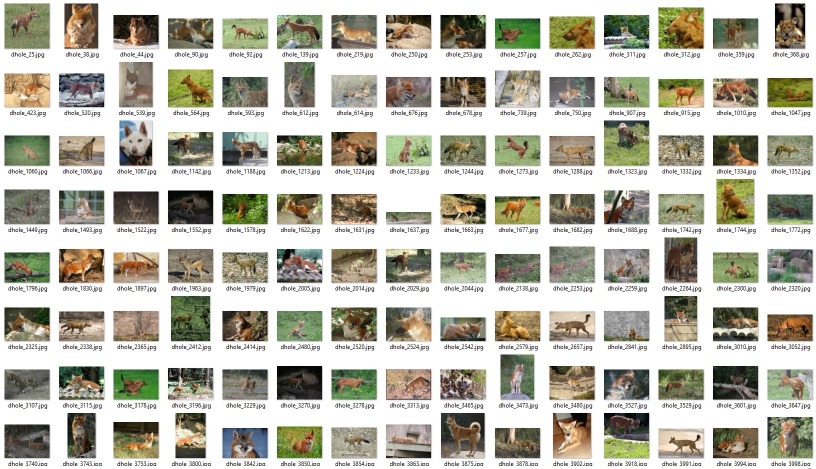
#> input picture images/dhole_dog.jpg, 1631 x 937 px, found by its file name (shown at 1/2 size); its folder holds 4 pictures in this run
$ jupyter execute --allow-errors part_2_datasets_building.ipynb   (shell and % lines are left out)   (older library calls are emulated)
#> lines starting #> are read from the running program, lines starting #| are printed output that depends on the picture; pictures that were not available may be replaced by others from this repository, and a replacement may not be noted
### functions.py
def values_to_col(myDataFrame,myColumnList,bool_with_old_col_name):
    from sklearn.feature_extraction.text import CountVectorizer
    import pandas as pd
    """
    This function goal is to treat categorical features in a pandas DataFrame
    list of columns:
    From a categorical column 'CC' which contains 'N' attributes
    [att1, att2, att3,..., attn ] we create N new vectors/features/columns :
        - row to row, if the category was present at the intersection of 'CC'
        and the row,then the value at the intersection of the row and the new
        column is 1
        - else, the value at the intersection of the row and the new column is 0
    The relation between rows and columns is kept


    RESULT : The entry DataFrame with the new categorical vectors :
    2 new columns are also created :
        - 'created_columns' : a column with a list of all the new created columns
        - 'dict_mapping' : a column with a dictionary which maps the old columns
        with the columns they generated

    PARAMS :
    - 'myDataFrame' refers to the DataFrame we interest in
    - 'myColumnList' refers to the list of columns (the list can have only one
    value but it must be a list) we want to vectorize
    - 'bool_with_old_col_name' is a boolean attribute that specify if we want to
    keep the old columns names or not :
        --> example : with old names, new columns are :
        CC_att1, CC_att2, CC_att3,..., CC_attn
        --> example : without old names : att1, att2, att3,..., attn
    """
    created_columns = []
    dict_mapping = {}
    for column in myColumnList:
        #Missing values filling
        myDataFrame[column].fillna('none', inplace=True)
        newFeatures = []
        corpus = myDataFrame[column]
        vectorizer = CountVectorizer(min_df=1,max_df=1.0)

        #Construction of the row/words Matrix
        X = vectorizer.fit_transform(corpus).toarray()
        feature_names = vectorizer.get_feature_names()

        for feature in feature_names:
            if bool_with_old_col_name==True:
                newFeatureName = '%s_%s'%(column,feature)
            else:
                newFeatureName = feature

            newFeatures.append(newFeatureName)
            created_columns.append(newFeatureName)

            if column in dict_mapping :
                dict_mapping[column].append(newFeatureName)
            else:
                dict_mapping[column] = [newFeatureName]

        #Construction of the row/words DataFrame
        myfeaturedf = pd.DataFrame(X,columns=newFeatures)
        myDataFrame = pd.concat([myDataFrame, myfeaturedf], axis=1, join_axes=[myfeaturedf.index])
        myDataFrame['created_columns']=[created_columns]*len(myDataFrame)
        myDataFrame['dict_mapping']=[dict_mapping]*len(myDataFrame)

    return myDataFrame

# [46 lines left out: functions percent_of_total, group_by_frequency, not called in this run]

def class_my_files(myPath):
    """
    This function goal is to build a dictionnary of all the files available in
    a given repository, based on the files extensionss.

    RESULT : a dictionnary which maps all files to their extensions

    PARAMS :
    - 'myPath' : the path of the repository in which you want to map files.
    """
    from os import listdir
    import re

    L_files = listdir(myPath)
    dict_extensions = {}
    extensions = [r'.csv',r'.xls$',r'.xlsx',r'.json',r'.txt',r'.p$','.jpg']

    for ext in extensions :
        regex = re.compile(ext)
        selected_files = list(filter(regex.search, L_files))

        clean_ext = re.sub('\.|\$','',ext)
        dict_extensions[clean_ext] = selected_files

    return dict_extensions

# [15 lines left out: function convert_in_list, not called in this run]

### part_2_datasets_building.ipynb
<!--NOTEBOOK_INFORMATION-->

    <p>
        **<font color='#D2691E'size="6">Projet n°7 : Indexations automatiques d'images (2/9)</font>**.
    </p>
    <p>
        Ce notebook contient les étapes de préprocessing et de définition des périmètres de train, validation et test des données du projet n°7.
    </p>

<p>
    <center>
        **<font color='	#D2691E'size="6">ROADMAP</font>**
    </center>
</p>

<p>
    <center>
        **<font color='	#D2691E'size="6">PLAN</font>**
    </center>
</p>

<p>
        **<font color='#D2691E'size="4">0) Libraries and functions import</font>**
</p>
<p>
        **<font color='#D2691E'size="4">I) Defining the train and test perimeters on a data sample</font>**
</p>
<p>
        **<font color='#D2691E'size="4">II) Mapping pictures to train, validation and test perimeters</font>**
</p>
<p>
        **<font color='#D2691E'size="4">III) Exploring the picture management and the SIFT algorithm</font>**
</p>
<p>
        **<font color='#D2691E'size="4">III.1) Displaying a picture with cv2</font>**
</p>
<p>
        **<font color='#D2691E'size="4">III.2) Generating SIFT features</font>**
</p>
<p>
        **<font color='#D2691E'size="4">III.3) Extracting SIFT features RGB values</font>**
</p>
<p>
        **<font color='#D2691E'size="4">III.4) Building a relational data structure from SIFT features</font>**
</p>
<p>
        **<font color='#D2691E'size="4">IV) Building the SIFT features for the train and test perimeters</font>**
</p>

<p>
        **<font color='#D2691E'size="4">0) Libraries and functions import</font>**
</p>

[cell 1]
import numpy as np
import matplotlib.pyplot as plt
import pandas as pd
import re
import cv2
import os
from os import listdir
import time
import pickle
from PIL import Image
from PIL.ImageOps import equalize

[cell 2]
from context import datasources_path, pickles_path

[cell 3]
from functions import values_to_col

[cell 4]
races_path = datasources_path+"Images\\"
races_path

[cell 5]
from functions import class_my_files

[cell 6]
#We can access to all the folders of pictures (each folder matches to a race) :
L_directories = listdir(races_path)
L_directories[0:5]

[cell 7]
class_my_files(races_path+'affenpinscher')

[cell 8]
#We can now build a dictionary which maps races to their corpus of pictures :
dict_race_pictures = {}
for directory in L_directories:
    dict_extensions_files = class_my_files(races_path+directory)
    dict_race_pictures[directory] = dict_extensions_files['jpg']

[cell 9]
L_races = []
for race in dict_race_pictures.keys():
    L_races.append(race)
L_races[0:5]

[cell 10]
pickle.dump(L_races,open(pickles_path+"L_races.p", "wb"))

<p>
        **<font color='#D2691E'size="4">I) Defining the train and test perimeters on a data sample</font>**
</p>

[cell 11]
#We initialize two dictionaries; each will map races to their train or test datas
dict_race_pictures_train = {}
dict_race_pictures_test = {}

[cell 12]
#Let's try an example of train/test splitting with the first race :
race = L_races[0]
dict_race_pictures_train[race] = []
dict_race_pictures_test[race] = []
dict_race_pictures[race]

[cell 13]
import random

[cell 14]
#We build a list which contains all the available indexes in the current race's folder :
n_pictures_in_race = len(dict_race_pictures[race])
L_indexes = list(range(0,n_pictures_in_race))
L_indexes

[cell 15]
#Thanks to the number of pictures included in the race, we can compute the train threshold of 75% of the data :
tmp_train_thresold = int(n_pictures_in_race*0.75)
tmp_train_thresold

[cell 16]
#And we can now randomly choose 75% of the available indexes for the race's train perimeter :
L_tmp_train_indexes = random.sample(L_indexes, tmp_train_thresold)
print("tmp_train_idexes lenght is : %s"%len(L_tmp_train_indexes))
L_tmp_train_indexes = np.sort(L_tmp_train_indexes)
L_tmp_train_indexes

[cell 17]
#The test perimeter contains all the available indexes that don't exists in the train indexes perimeter :
L_tmp_test_indexes = [index for index in L_indexes if not index in L_tmp_train_indexes]
L_tmp_test_indexes = np.sort(L_tmp_test_indexes)
L_tmp_test_indexes

[cell 18]
#With this indexes we can build a train and a test dataframe, based on the pictures related to the race
#For example for some train indexes:
some_train_indexes = list(L_tmp_train_indexes[0:10])
#We can access to the corresponding pictures
[dict_race_pictures[race][i] for i in some_train_indexes]

<p>
        **<font color='#D2691E'size="4">II) Mapping pictures to train, validation and test perimeters</font>**
</p>

[cell 19]
#We can generalize this process to all the pictures linked to all the races :
dict_data = {
    'train_data_without_validation':{},
    'train_data_with_validation':{},
    'validation_data':{},
    'test_data':{}
            }

for race in L_races :
    #train and test dictionaries building :
    dict_race_pictures_train[race] = []
    dict_race_pictures_test[race] = []
    dict_data['train_data_without_validation'][race] = []
    dict_data['train_data_with_validation'][race] = []
    dict_data['validation_data'][race] = []
    dict_data['test_data'][race] = []

    #Indexes management :
    n_pictures_in_race = len(dict_race_pictures[race])
    L_indexes = list(range(0,n_pictures_in_race))

    train_thresold = int(n_pictures_in_race*0.75)

    ##Creating the train indexes :
    L_train_indexes = random.sample(L_indexes, train_thresold)
    L_train_indexes = np.sort(L_train_indexes)


    ##Dealing with the validation indexes :
    n_pictures_in_train = len(L_train_indexes)
    val_thresold = int(n_pictures_in_train*0.25)
    ##Creating the validation indexes :
    L_val_indexes = random.sample(list(L_train_indexes), val_thresold)
    L_val_indexes = np.sort(L_val_indexes)
    L_train_with_validation_indexes = [index for index in L_train_indexes if not index in L_val_indexes]


    ##Creating the test indexes :
    L_test_indexes = [index for index in L_indexes if not index in L_train_indexes]
    L_test_indexes = np.sort(L_test_indexes)

    #We loop over all the pictures linked to the current race :
    for index in L_indexes :
        #The picture corresponding to the current index
        picture = dict_race_pictures[race][index]

        #if the current index is in the test perimeter we append it to the test dictionary
        if index in L_test_indexes:
            dict_race_pictures_test[race].append(picture)
            dict_data['test_data'][race].append(picture)

        #In the other cases the picture is a part of the (full) train perimeter :
        if index in L_train_indexes:
            dict_race_pictures_train[race].append(picture)
            dict_data['train_data_without_validation'][race].append(picture)

        #if it's only in the train data with validation perimeter :
        if index in L_train_with_validation_indexes:
            dict_data['train_data_with_validation'][race].append(picture)

        #if it's in the validation perimeter, we append it to the validation dictionary  :
        if index in L_val_indexes:
            dict_data['validation_data'][race].append(picture)

[cell 20]
dict_race_pictures_train

[cell 21]
dict_race_pictures_test

[cell 22]
pickle.dump(dict_race_pictures_train,open(pickles_path+"dict_race_pictures_train.p", "wb"))
pickle.dump(dict_race_pictures_test,open(pickles_path+"dict_race_pictures_test.p", "wb"))
pickle.dump(dict_data,open(pickles_path+"dict_data.p", "wb"))

<p>
        **<font color='#D2691E'size="4">III) Exploring the picture management and the SIFT algorithm</font>**
</p>

[cell 23]
def show_rgb_img(img):
    """Convenience function to display a typical color image"""
    return plt.imshow(cv2.cvtColor(img, cv2.CV_32S))

[cell 24]
def to_gray(color_img):
    gray = cv2.cvtColor(color_img, cv2.COLOR_BGR2GRAY)
    return gray

[cell 25]
def gen_sift_features(gray_img):
    sift = cv2.xfeatures2d.SIFT_create()
    # kp is the keypoints
    #
    # desc is the SIFT descriptors, they're 128-dimensional vectors
    # that we can use for our final features
    kp, desc = sift.detectAndCompute(gray_img, None)
    return kp, desc

[cell 26]
def show_sift_features(gray_img, color_img, kp):
    plt.figure(figsize=(10,10))
    return plt.imshow(cv2.drawKeypoints(gray_img, kp, color_img.copy()))

<p>
        **<font color='#D2691E'size="4">III.1) Displaying a picture with cv2</font>**
</p>

[cell 27]
#Let's start the process with a first example :

[cell 28]
#We create an id
ID = 0

[cell 29]
#The race corresponding to the id is :
race = L_races[ID]
race

#> (a cell that did not finish here is left out)

[cell 31]
#The path to this picture is :
picture_path = races_path+race+"\\"+picture
picture_path

[cell 32]
#Let's read the picture with cv2 library thanks to the picture's path :
img = cv2.imread(picture_path)
#> img is the input picture: shape (937, 1631, 3); mean B, G, R 173.8, 186.4, 188.1
show_rgb_img(img)

[cell 33]
#We convert the picture in grey in order to use the SIFT algorithm :
img_gray = to_gray(img)
#> in to_gray, `gray = cv2.cvtColor(color_img, cv2.COLOR_BGR2GRAY)`:
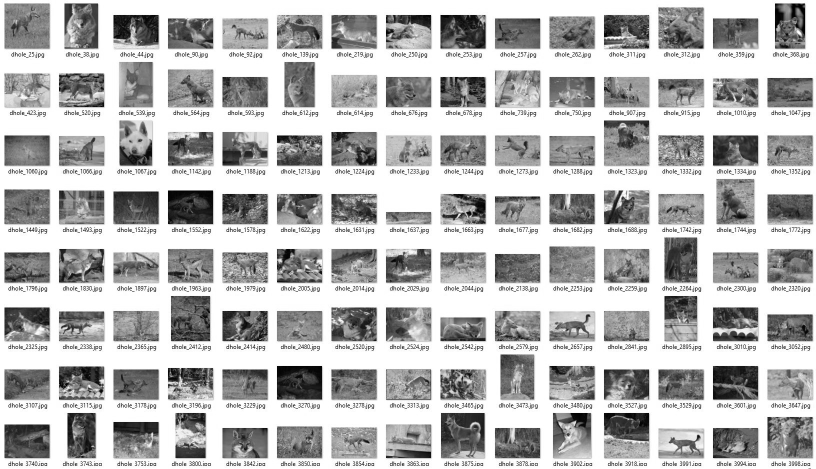
#> gray: shape (937, 1631) (shown at 1/2 size); min 0, max 255, mean 185.4

[cell 34]
Image.fromarray(img_gray)

[cell 35]
equalized_img = Image.fromarray(img_gray)
equalized_img = equalize(equalized_img)
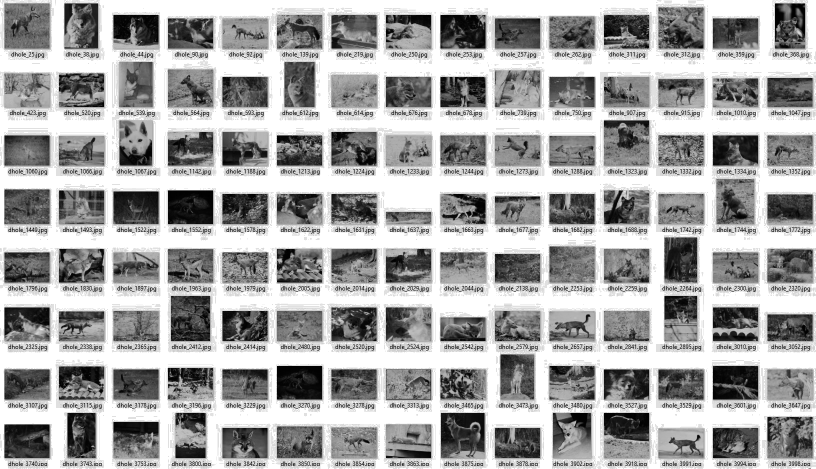
#> equalized_img: PIL image 1631x937 L (shown at 1/2 size); min 0, max 255, mean 166.3
equalized_img = np.array(equalized_img)

[cell 36]
Image.fromarray(equalized_img)

<p>
        **<font color='#D2691E'size="4">III.2) Generating SIFT features</font>**
</p>

[cell 37]
#We generate SIFT keypoints and descriptors :
img_kp, img_desc = gen_sift_features(equalized_img)
#> in gen_sift_features, `kp, desc = sift.detectAndCompute(gray_img, None)`: kp = 16172 keypoints; strongest (x, y, size): (599, 767, 51.4), (850, 41, 17.5), (929, 62, 50.6), (381, 416, 50.4)
#> img_kp has the same summary as kp in gen_sift_features

[cell 38]
print('Here are what our SIFT features look like for the first image:')
show_sift_features(img_gray, img, img_kp)
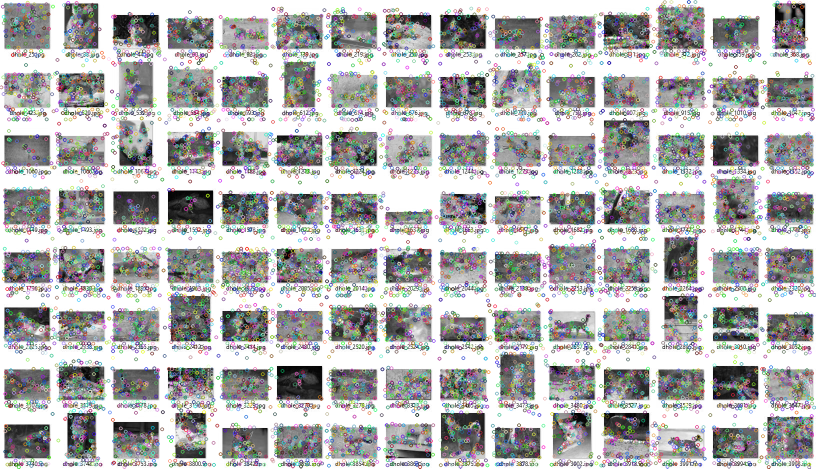
#> shown: shape (937, 1631, 3) (shown at 1/2 size); mean R, G, B 180.6, 180.8, 180.9

<p>
        **<font color='#D2691E'size="4">III.3) Extracting SIFT features RGB values</font>**
</p>

[cell 39]
#How to extract the RGB data from a key feature ?
colored_img = cv2.cvtColor(img, cv2.CV_32S)
img_test = colored_img.copy()
plt.figure(figsize=(10,10))
X_max = img.shape[0]
Y_max = img.shape[1]


for idx in range(len(img_kp)) :

    y_pixel = int(img_kp[idx].pt[0])
    if y_pixel >= Y_max:
        y_pixel = Y_max-1

    x_pixel = int(img_kp[idx].pt[1])
    if x_pixel >= X_max:
        x_pixel = X_max-1

    R_value = img_test[x_pixel, y_pixel][0]
    G_value = img_test[x_pixel, y_pixel][1]
    B_value = img_test[x_pixel, y_pixel][2]
    #if (B_value >= 150):
        #img_test[x_pixel, y_pixel] = 255
    img_test[x_pixel, y_pixel] = 255

    L_RGB = [R_value,G_value,B_value]
    RGB_mean = np.mean([L_RGB])

    R_10_percent_low = R_value-0.1*R_value
    R_10_percent_high = R_value+0.1*R_value

    G_10_percent_low = G_value-0.1*G_value
    G_10_percent_high = G_value+0.1*G_value

    B_10_percent_low = B_value-0.1*B_value
    B_10_percent_high = B_value+0.1*B_value


    neighbor_RGB_condition = ((RGB_mean>=R_10_percent_low) and (RGB_mean<=R_10_percent_high)) and\
    ((RGB_mean>=G_10_percent_low) and (RGB_mean<=G_10_percent_high)) and\
    ((RGB_mean>=B_10_percent_low) and (RGB_mean<=B_10_percent_high))

    if neighbor_RGB_condition:
        dominant_color = 'balance'

    elif (R_value>G_value) and (R_value>B_value):
        dominant_color = 'r'

    elif (G_value>R_value) and (G_value>B_value):
        dominant_color = 'g'

    elif (B_value>R_value) and (B_value>G_value):
        dominant_color = 'b'
#> this loop made 16172 passes
#> (R_value, G_value, B_value, RGB_mean, R_10_percent_low, R_10_percent_high) on passes 1 to 8: (255, 255, 255, 255, 229.5, 280.5), (255, 255, 255, 255, 229.5, 280.5), (255, 255, 255, 255, 229.5, 280.5), (255, 255, 253, 254.3, 229.5, 280.5), (255, 254, 253, 254, 229.5, 280.5), (255, 255, 251, 253.7, 229.5, 280.5), (255, 255, 255, 255, 229.5, 280.5), (255, 255, 255, 255, 229.5, 280.5)
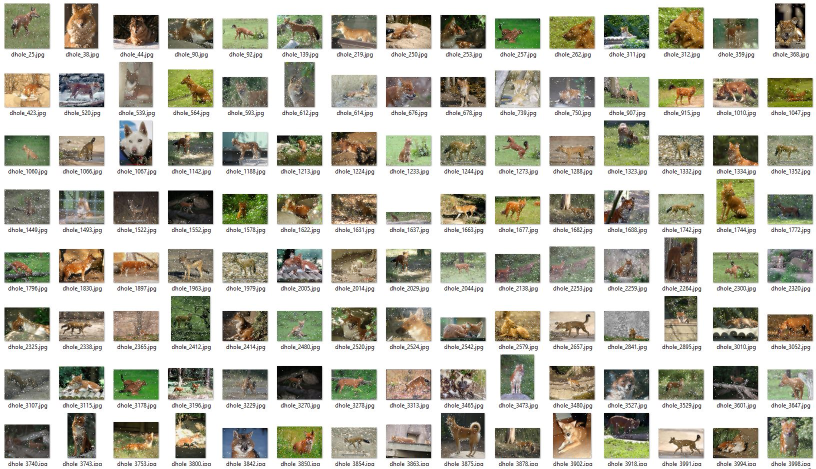
#> img_test: shape (937, 1631, 3) (shown at 1/2 size); mean R, G, B 188.9, 187.3, 174.9

    #print(dominant_color)

plt.imshow(img_test)

[cell 40]
#We can make a function thanks to this process :
def find_features_dom_color(myColoredPicture, picture_SIFT_keypoints):
    L_dominant_colors = []
    L_R_values = []
    L_G_values = []
    L_B_values = []

    for idx in range(len(picture_SIFT_keypoints)) :

        y_pixel = int(picture_SIFT_keypoints[idx].pt[0])
        if y_pixel >= Y_max:
            y_pixel = Y_max-1

        x_pixel = int(picture_SIFT_keypoints[idx].pt[1])
        if x_pixel >= X_max:
            x_pixel = X_max-1

        R_value = myColoredPicture[x_pixel, y_pixel][0]
        G_value = myColoredPicture[x_pixel, y_pixel][1]
        B_value = myColoredPicture[x_pixel, y_pixel][2]

        L_R_values.append(R_value)
        L_G_values.append(G_value)
        L_B_values.append(B_value)

        L_RGB = [R_value,G_value,B_value]
        RGB_mean = np.mean([L_RGB])

        R_10_percent_low = R_value-0.1*R_value
        R_10_percent_high = R_value+0.1*R_value

        G_10_percent_low = G_value-0.1*G_value
        G_10_percent_high = G_value+0.1*G_value

        B_10_percent_low = B_value-0.1*B_value
        B_10_percent_high = B_value+0.1*B_value


        balanced_RGB_condition = ((RGB_mean>=R_10_percent_low) and (RGB_mean<=R_10_percent_high)) and\
        ((RGB_mean>=G_10_percent_low) and (RGB_mean<=G_10_percent_high)) and\
        ((RGB_mean>=B_10_percent_low) and (RGB_mean<=B_10_percent_high))

        if balanced_RGB_condition:
            dominant_color = 'balanced'

        elif (R_value>G_value) and (R_value>B_value):
            dominant_color = 'red'

        elif (G_value>R_value) and (G_value>B_value):
            dominant_color = 'green'

        elif (B_value>R_value) and (B_value>G_value):
            dominant_color = 'blue'

        elif (R_value==G_value) and (R_value>B_value):
            dominant_color = 'rg'

        elif (R_value==B_value) and (R_value>G_value):
            dominant_color = 'rb'

        elif (G_value==B_value) and (G_value>R_value):
            dominant_color = 'gb'

        L_dominant_colors.append(dominant_color)

    dict_results = {'L_R_values':L_R_values,
                    'L_G_values':L_G_values,
                    'L_B_values':L_B_values,
                    'L_dominant_colors':L_dominant_colors}

    return(dict_results)

<p>
        **<font color='#D2691E'size="4">III.4) Building a relational data structure from SIFT features</font>**
</p>

[cell 41]
#We can now build a DataFrame object with the SIFT descriptors of this picture :
tmp_image_features = pd.DataFrame(img_desc)
tmp_image_features['race'] = race
tmp_image_features['picture_name'] = picture
tmp_image_features['picture_id'] = ID

L_R_values = find_features_dom_color(colored_img, img_kp)['L_R_values']
tmp_image_features['R_value'] = L_R_values
L_G_values = find_features_dom_color(colored_img, img_kp)['L_G_values']
tmp_image_features['G_value'] = L_G_values
L_B_values = find_features_dom_color(colored_img, img_kp)['L_B_values']
tmp_image_features['B_value'] = L_B_values

L_dominant_colors = find_features_dom_color(colored_img, img_kp)['L_dominant_colors']
tmp_image_features['feature_dominant_color'] = L_dominant_colors


tmp_image_features['feature_id'] = range(0,len(L_dominant_colors))
tmp_image_features
#> Out = table of 16172 rows and 136 columns

<p>
        **<font color='#D2691E'size="4">IV) Building the SIFT features for the train and test perimeters</font>**
</p>

[cell 42]
#We can now generalize the above process to all the pictures :

[cell 43]
#4 races => 587134 rows × 131 columns pour le train !
# 21 races => ~ 6 GO de RAM occupés

[cell 44]
#Because of the size of the resulting data, we are going to select only 10 random races out of the 120 initials :

N_RACES = 120
N_FILTERED_RACES = 10
L_races_indexes = list(range(0,N_RACES))
L_filtered_indexes = random.sample(L_races_indexes, N_FILTERED_RACES)
#> (the rest of this cell did not finish here and is left out)

[cell 45]
pickle.dump(N_FILTERED_RACES,open(pickles_path+"N_FILTERED_RACES_last_execution.p", "wb"))
#> (the rest of this cell did not finish here and is left out)

[cell 46]
#We are going to build the final dataframes schema :
#We will first want to add some other informations : the picture's ID, the race and the picture's name
L_schema_columns = []

for col in ['picture_id','race','picture_name','feature_id','R_value','G_value','B_value','feature_dominant_color']:
    L_schema_columns.append(col)

#And we will have 128 SIFT features:
L_schema_columns+= list(range(128))
L_schema_columns

[cell 47]
#Now we can build the final dataframe schema with pandas :
df_final_DataFrame_schema = pd.DataFrame(columns = L_schema_columns)
df_final_DataFrame_schema

[cell 48]
start_time = time.time()

#We initialize an id for the first picture :
ID = 0
#We initialize a dictionary which will map each picture's id to its SIFT keypoints and descriptors:
dict_id_sift_params = {}

#And we can initialize the train and test dataframes :
df_train = df_final_DataFrame_schema.copy()
df_test = df_final_DataFrame_schema.copy()

#We loop over each race :
#> (the rest of this cell did not finish here and is left out)

[cell 49]
#Because "cv2.KeyPoint" objects can't be pickled, we extract and store them into a python "dict" object.

feature_id = 0
dict_pictures_features_caracs = {}

for picture_id in dict_id_sift_params.keys():
    dict_pictures_features_caracs[picture_id] = {}
    L_keypoint = dict_id_sift_params[picture_id]
    L_keypoint_id = list(range(0,len(L_keypoint)))

    for keypoint, keypoint_id in zip(L_keypoint,L_keypoint_id):
            dict_pictures_features_caracs[picture_id][keypoint_id] = keypoint.pt

    feature_id+=1

#> (a cell that did not finish here is left out)

[cell 51]
df_train

[cell 52]
#We transform each feature dominant color into a column :
start_time = time.time()
df_train.index = range(len(df_train))
#> (the rest of this cell did not finish here and is left out)

print("--- %s seconds ---" % (time.time() - start_time))
df_train

[cell 53]
df_test.index = range(len(df_test))
#> (the rest of this cell did not finish here and is left out)
